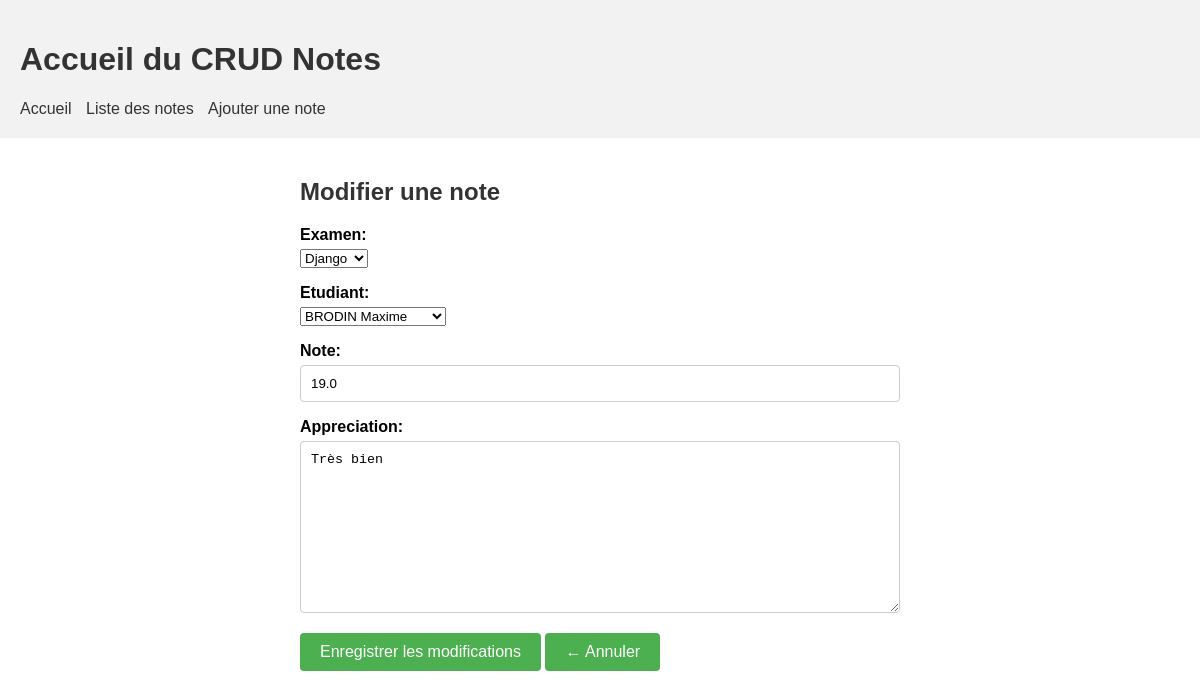
/gestionnaire/gestionnaire/notes/modifier/4/, run on the app's committed database.
### gestionnaire/models.py (models this page shows, shortened)
class Note(models.Model):
    examen = models.ForeignKey('gestionnaire.Examen', on_delete=models.CASCADE)
    etudiant = models.ForeignKey('gestionnaire.Etudiant', on_delete=models.CASCADE)
    note = models.FloatField()
    appreciation = models.TextField()

### gestionnaire/views.py (the view)
# urls.py: path('gestionnaire/notes/modifier/<int:pk>/', views.modifier_note, name='modifier_note'),
def modifier_note(request, pk):
    note = Note.objects.get(pk=pk)
    if request.method == 'POST':
        form = NoteForm(request.POST, instance=note)
        if form.is_valid():
            form.save()
            return redirect('liste_notes')
    else:
        form = NoteForm(instance=note)
    return render(request, 'gestionnaire/modifier_note.html', {'form': form})

### gestionnaire/forms.py
class NoteForm(forms.ModelForm):
    class Meta:
        model = Note
        fields = ('examen', 'etudiant', 'note', 'appreciation')

### gestionnaire/models.py (called while the page is built)
    def __str__(self):
        return f"{self.nom} {self.prenom}"

    def __str__(self):
        return f"{self.titre}"

### gestionnaire/templates/gestionnaire/modifier_note.html (shortened to what this page needs)
<!DOCTYPE html>
<html>
<head>
    {% load static %}
    <link rel="stylesheet" type="text/css" href="{% static 'css/style2.css' %}">
</head>
<body>
  <header>
    <h1>Accueil du CRUD Notes</h1>
    <nav>
        <ul>
            <li><a href="{% url 'accueil' %}">Accueil</a></li>
            <li><a href="{% url 'liste_notes' %}">Liste des notes</a></li>
            <li><a href="{% url 'ajouter_note' %}">Ajouter une note</a></li>
        </ul>
    </nav>
</header>
  {% block content %}
  <div class="container">
    <h2 class="modifier-note-title">Modifier une note</h2>
    <form method="post" enctype="multipart/form-data">
        {{ form.as_p }}
        <div class="btn-container">
            <button type="submit" class="btn-primary">Enregistrer les modifications</button>
            <a href="{% url 'liste_notes' %}" class="btn-cancel">
              <button type="button"><span class="arrow">&#8592;</span> Annuler</button>
            </a>
        </div>
    </form>
  </div>
  {% endblock %}
</body>
</html>

### gestionnaire/static/css/style2.css (style rules this page uses)
body { font-family: Arial, sans-serif; margin: 0; padding: 0; }
.container { max-width: 600px; margin: 0 auto; padding: 20px; }
h2 { color: #333; margin-bottom: 20px; }
label { display: block; font-weight: bold; margin-bottom: 5px; }
input[type="text"], input[type="number"], input[type="email"], textarea { width: 100%; padding: 10px; border: 1px solid #ccc; border-radius: 4px; box-sizing: border-box; }
button { background-color: #4CAF50; color: #fff; border: none; padding: 10px 20px; text-align: center; text-decoration: none; display: inline-block; font-size: 16px; cursor: pointer; border-radius: 4px; }
header { background-color: #f2f2f2; padding: 20px; }
h1 { color: #333; }
nav ul { list-style-type: none; margin: 0; padding: 0; }
nav li { display: inline-block; margin-right: 10px; }
nav a { text-decoration: none; color: #333; }

### data on the page
Note: examen "Django", etudiant "BRODIN Maxime", note "19.0", appreciation "Très bien"
